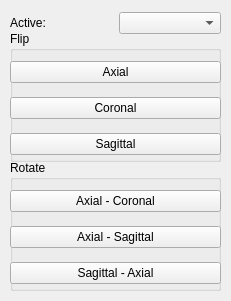
<?xml version="1.0" encoding="UTF-8"?>
<ui version="4.0">
 <class>FlipRotateTool</class>
 <widget class="QWidget" name="FlipRotateTool">
  <property name="geometry">
   <rect>
    <x>0</x>
    <y>0</y>
    <width>231</width>
    <height>301</height>
   </rect>
  </property>
  <property name="windowTitle">
   <string>Form</string>
  </property>
  <widget class="QWidget" name="layoutWidget_2">
   <property name="geometry">
    <rect>
     <x>10</x>
     <y>10</y>
     <width>211</width>
     <height>26</height>
    </rect>
   </property>
   <layout class="QHBoxLayout" name="activeHLayout">
    <item>
     <widget class="QLabel" name="activeLabel">
      <property name="text">
       <string>Active:</string>
      </property>
     </widget>
    </item>
    <item>
     <widget class="QComboBox" name="activeComboBox"/>
    </item>
   </layout>
  </widget>
  <widget class="QGroupBox" name="flipGroupBox">
   <property name="geometry">
    <rect>
     <x>10</x>
     <y>31</y>
     <width>211</width>
     <height>131</height>
    </rect>
   </property>
   <property name="title">
    <string>Flip</string>
   </property>
   <widget class="QWidget" name="">
    <property name="geometry">
     <rect>
      <x>0</x>
      <y>22</y>
      <width>211</width>
      <height>111</height>
     </rect>
    </property>
    <layout class="QVBoxLayout" name="flipVLayout">
     <item>
      <widget class="QPushButton" name="flipAxialButton">
       <property name="toolTip">
        <string>Flip across the axial plain</string>
       </property>
       <property name="text">
        <string>Axial</string>
       </property>
      </widget>
     </item>
     <item>
      <widget class="QPushButton" name="flipCoronalButton">
       <property name="toolTip">
        <string>Flip across the coronal plain</string>
       </property>
       <property name="text">
        <string>Coronal</string>
       </property>
      </widget>
     </item>
     <item>
      <widget class="QPushButton" name="flipSagittalButton">
       <property name="toolTip">
        <string>Flip across the sagittal plain</string>
       </property>
       <property name="text">
        <string>Sagittal</string>
       </property>
      </widget>
     </item>
    </layout>
   </widget>
  </widget>
  <widget class="QGroupBox" name="rotateGroupBox">
   <property name="geometry">
    <rect>
     <x>10</x>
     <y>160</y>
     <width>211</width>
     <height>131</height>
    </rect>
   </property>
   <property name="title">
    <string>Rotate</string>
   </property>
   <widget class="QWidget" name="layoutWidget">
    <property name="geometry">
     <rect>
      <x>0</x>
      <y>22</y>
      <width>211</width>
      <height>111</height>
     </rect>
    </property>
    <layout class="QVBoxLayout" name="rotateVLayout">
     <item>
      <widget class="QPushButton" name="rotateACButton">
       <property name="toolTip">
        <string>Rotate axial to coronal</string>
       </property>
       <property name="text">
        <string>Axial - Coronal</string>
       </property>
      </widget>
     </item>
     <item>
      <widget class="QPushButton" name="rotateASButton">
       <property name="toolTip">
        <string>Rotate axial to sagittal</string>
       </property>
       <property name="text">
        <string>Axial - Sagittal</string>
       </property>
      </widget>
     </item>
     <item>
      <widget class="QPushButton" name="rotateSAButton">
       <property name="toolTip">
        <string>Rotate sagittal to axial</string>
       </property>
       <property name="text">
        <string>Sagittal - Axial</string>
       </property>
      </widget>
     </item>
    </layout>
   </widget>
  </widget>
 </widget>
 <resources/>
 <connections/>
</ui>
